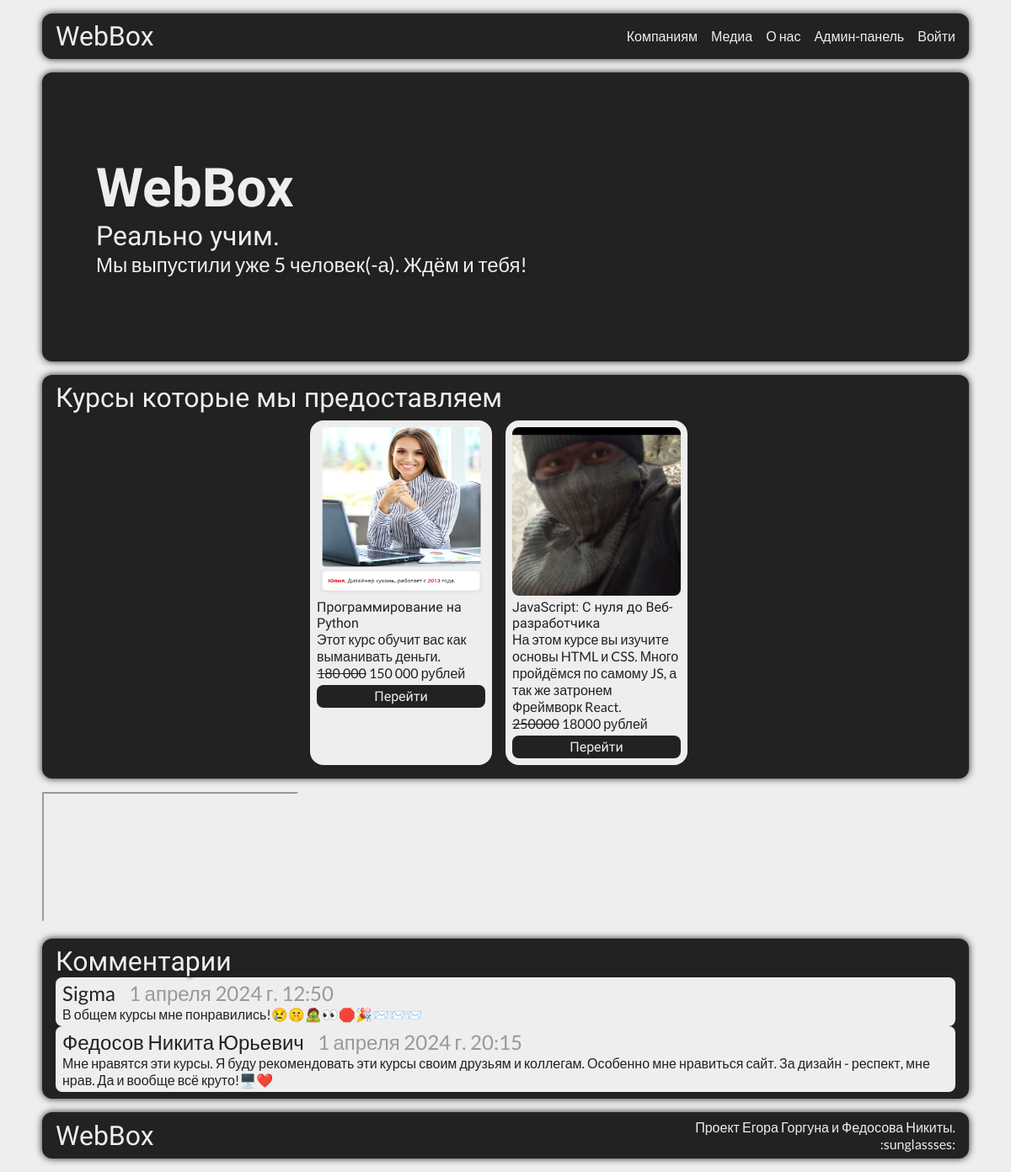
The page / on the database its author committed.
### main/models.py (models this page shows, shortened)
class Course(models.Model):
    title = models.CharField(max_length=255, verbose_name="Название курса")
    description = models.TextField(verbose_name="Описание курса")
    created_at = models.DateTimeField(auto_now_add=True, verbose_name="Дата создания курса")
    updated_at = models.DateTimeField(auto_now=True, verbose_name="Дата обновления курса")
    picture_preview = models.ImageField(upload_to='base/img/%Y/%m/%d', help_text='Эта картинка отображается на главной странице в карточкке курса.', default="webbox/img/placeholders/my_friend.jpg", verbose_name="Картинка курса (маленькая)")
    picture = models.ImageField(upload_to='base/img/%Y/%m/%d', help_text='Большая картинка.', default="webbox/img/placeholders/my_friend.jpg", verbose_name="Картинка курса (средняя)")
    is_published  = models.BooleanField(default=True, verbose_name="Публикация курса")
    short_name = models.CharField(max_length=20, default="none", verbose_name="Сокращенное название курса")
    price=models.CharField(max_length=255, default="none рублей", verbose_name="Цена курса с указанием единиц", help_text="Можно использовать html")
    clear_price=models.BigIntegerField(default=0, verbose_name="Цена (только число)")
    long_description = models.TextField(default="nn", help_text="Полное описание курса. Отображается на странице курса", verbose_name="Описание курса")
    themes = models.ManyToManyField(Theme, verbose_name="Темы курса")
    class Meta:
        verbose_name = 'Курс'
        verbose_name_plural = 'Курсы'

### account/models.py (models this page shows, shortened)
class Comment(models.Model):
    name = models.CharField(max_length=80, verbose_name='Имя')
    email = models.EmailField(verbose_name='Электронная почта')
    body = models.TextField(default='Текст комментария', unique=True, verbose_name='Текст комментария')
    created_on = models.DateTimeField(auto_now_add=True, verbose_name='Дата создания комментария')
    active = models.BooleanField(default=False, verbose_name='Публикация комментария')
    class Meta:
        ordering = ['created_on']
        verbose_name = 'коментарий'
        verbose_name_plural = 'коментарии'

### webbox/views.py (the view)
# urls.py: path('', views.indexView, name='index'),
def indexView(request):
    comments = Comment.objects.all()
    if request.method == 'POST':
        error={}
        form = Filter(request.POST)
        if form.is_valid():
            cd = form.cleaned_data
            if not cd['price_from']: cd['price_from'] = 0
            if not cd['price_to']: cd['price_to'] = 1000000000000000000000000000000000
            else: cd['price_to']=cd['price_to']+1
            courses_list = Course.objects.all().filter(title__icontains=cd['field_search'], clear_price__gt=cd['price_from'], clear_price__lt=cd['price_to'] )
            if not courses_list:
                courses_list = Course.objects.all().filter(description__icontains=cd['field_search'], clear_price__gt=cd['price_from'], clear_price__lt=cd['price_to'] )
                if not courses_list: courses_list = Course.objects.all().filter(price__icontains=cd['field_search'], clear_price__gt=cd['price_from'], clear_price__lt=cd['price_to'] )
    else:
        form = Filter()
        courses_list = Course.objects.all()
    len_users = len(UserCourses.objects.all())
    return render(request, 'webbox/index.html', {'courses_list':courses_list, 'comments': comments, 'form': form, 'len_users': len_users})

### main/templates/webbox/index.html (shortened to what this page needs)
{% load static %}
<!DOCTYPE html>
<html lang="en">
<head>
    <link rel="stylesheet" href="static/webbox/css/index.css">
</head>
<body>
    <div class="wrapper">
        <header class="header">
            <div class="header__logo">
                <p>WebBox</p>
            </div>
            <div class="header__nav">
                <nav>
                    <ul>
                        <li><a href="">Компаниям</a></li>
                        <li><a href="">Медиа</a></li>
                        <li><a href="#about">О нас</a></li>
                        <li><a href='/admin'>Админ-панель</a></li>
                        {% if user.is_authenticated %}
                            <li><a href='/u'>Личный кабинет</a></li>
                            <li><a href='/a/u'>Выйти</a></li>
                        {% else %}
                        <li><a href='/a'>Войти</a></li>
                        {% endif %}
                    </ul>
                </nav>
            </div>
        </header>
        <main>
            <section class="hero">
                <h1>WebBox</h1>
                <h2>Реально учим.</h2>
                <p>Мы выпустили уже {{len_users}} человек(-а). Ждём и тебя!</p>
            </section>
            <section class="courses">
                <h3>Курсы которые мы предоставляем</h3>
                <ul class="courses__list">
                    {% if courses_list %}
                        {% for cousre in courses_list %}
                            {% if cousre.is_published %}
                                <li class="courses__card">
                                    <img class="courses__card_img" src="{{ cousre.picture_preview.url }}" width="200" height="200" alt="{{ cousre.picture_preview.url }}"/>
                                    <div class="courses__card_text">
                                        <h4>{{cousre.title}}</h4>
                                        <p>{{cousre.description}}</p>
                                        <p>{{cousre.price | safe }}</p>
                                        <a href="/c/{{cousre.short_name}}">Перейти</a>
                                    </div>
                                </li>
                                {% endif%}
                            {% endfor %}
                        {% else %}
                            <p>Курсов удолетворяющим условиям поиска не найдено! :(</p>
                        {% endif %}
                </ul>
            </section>
            <section>
                <div class="wrapper"><iframe src='/a/comment' id="commentForm"></iframe></div>
            </section>
            <section class="comments">
                <h3>Комментарии</h3>
                {% for comment in comments %}
                    {%if comment.active%}
                        <div class="comments__comment">
                            <div class="comments__comment_info">
                                <p>{{ comment.name }}</p>
                                <p>{{ comment.created_on }}</p>
                            </div>
                            <p>{{ comment.body | linebreaks }}</p>
                        </div>
                    {% endif %}
                {% endfor %}
            </section>
        </main>
        <footer class="footer">
            <h5>WebBox</h5>
            <p>Проект Егора Горгуна и Федосова Никиты.<br>:sunglassses:</p>
        </footer>
    </div>
</body>
</html>

### main/static/webbox/css/index.css (style rules this page uses)
:root { --background-color: #eee; --accent: #999; --black: #222; }
* { margin: 0; padding: 0; }
body { background-color: var(--background-color); }
a { text-decoration: none; }
.wrapper { max-width: 1100px; margin: 0 auto; }
.header { display: flex; justify-content: space-between; align-items: center; background-color: var(--black); box-shadow: 0px 0px 8px var(--black); margin: 16px 0; padding: 8px 16px; border-radius: 12px; }
.header__logo p { color: var(--background-color); font-family: 'Dela Gothic One', sans-serif; font-size: 32px; }
.header__nav ul { display: flex; gap: 16px; list-style: none; }
.header__nav a { color: var(--background-color); font-family: 'Lato', sans-serif; font-size: 16px; transition: color 100ms; }
.hero { display: flex; flex-direction: column; justify-content: center; background-color: var(--black); background-size: 100% auto; box-shadow: 0px 0px 8px var(--black); margin: 16px 0; padding: 100px 64px; border-radius: 12px; }
.hero h1 { color: var(--background-color); font-family: 'Dela Gothic One', sans-serif; text-shadow: var(--black) 2px 2px 4px; font-size: 64px; }
.hero h2 { color: var(--background-color); font-family: 'Dela Gothic One', sans-serif; text-shadow: var(--black) 2px 2px 4px; font-size: 32px; font-weight: 100; }
.hero p { color: var(--background-color); font-family: 'Lato', sans-serif; text-shadow: var(--black) 2px 2px 4px; font-size: 24px; }
.courses { background-color: var(--black); background-size: 100% auto; box-shadow: 0px 0px 8px var(--black); margin: 16px 0; padding: 8px 16px; border-radius: 12px; }
.courses h3 { color: var(--background-color); font-family: 'Dela Gothic One', sans-serif; text-shadow: var(--black) 2px 2px 4px; font-size: 32px; font-weight: 100; }
.courses__list { display: flex; list-style: none; width: 100%; justify-content: center; flex-wrap: wrap; }
.courses__card { background-color: var(--background-color); border-radius: 16px; margin: 8px 0; width: 200px; padding: 8px; margin-right: 16px; }
.courses__card a { display: block; text-align: center; color: var(--background-color); font-family: 'Dela Gothic One', sans-serif; font-size: 16px; font-weight: 100; background-color: var(--black); padding: 4px 8px; margin-top: 4px; border-radius: 8px; }
.courses__card h4 { color: var(--black); font-family: 'Dela Gothic One', sans-serif; font-size: 16px; font-weight: 100; }
.courses__card p { color: var(--black); font-family: 'Lato', sans-serif; font-size: 16px; }
.courses__card_img { border-radius: 8px; }
.comments { background-color: var(--black); background-size: 100% auto; box-shadow: 0px 0px 8px var(--black); margin: 16px 0; padding: 8px 16px; border-radius: 12px; }
.comments h3 { color: var(--background-color); font-weight: 100; font-family: 'Dela Gothic One', sans-serif; text-shadow: var(--black) 2px 2px 4px; font-weight: 100; font-size: 32px; }
.comments__comment { display: block; background-color: var(--background-color); border-radius: 8px; padding: 4px 8px; }
.comments__comment_info { display: flex; }
.comments__comment_info p:first-child { color: var(--black); font-family: 'Lato', sans-serif; font-size: 24px; margin-right: 16px; }
.comments__comment_info p:last-child { color: var(--accent); font-family: 'Lato', sans-serif; font-size: 24px; }
.comments__comment > p { color: var(--black); font-family: 'Lato', sans-serif; font-size: 16px; }
.footer { display: flex; justify-content: space-between; align-items: center; background-color: var(--black); background-size: 100% auto; box-shadow: 0px 0px 8px var(--black); margin: 16px 0; padding: 8px 16px; border-radius: 12px; }
.footer h5 { color: var(--background-color); font-weight: 100; font-family: 'Dela Gothic One', sans-serif; font-size: 32px; }
.footer p { color: var(--background-color); font-family: 'Lato', sans-serif; font-size: 16px; text-align: right; }

### rows shown on the page
Course: picture_preview (picture), title "Программирование на Python", description "Этот курс обучит вас как выманивать деньги.", price "180 000 150 000 рублей"
Course: picture_preview (picture), title "JavaScript: С нуля до Веб-разработчика", description "На этом курсе вы изучите основы HTML и CSS. Много пройдёмся по самому JS, а так же затронем Фреймворк React.", price "250000 18000 рублей"
Comment: name "Sigma", created_on "1 апреля 2024 г. 12:50", body "В общем курсы мне понравились!😢🤫🧟👀🛑🎉📨📨📨"
Comment: name "Федосов Никита Юрьевич", created_on "1 апреля 2024 г. 20:15", body "Мне нравятся эти курсы. Я буду рекомендовать эти курсы своим друзьям и коллегам. Особенно мне нравиться сайт. За дизайн - респект, мне нрав. Да и вообще всё круто!🖥️❤️"

### other values the page prints
{{ len_users }} "5"
